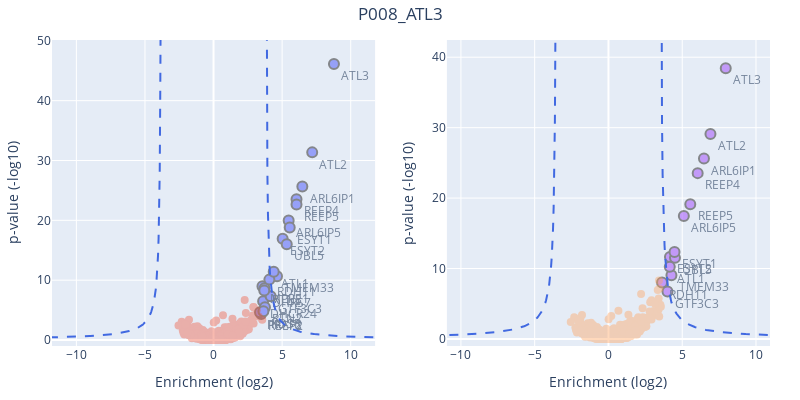

Notebook code for this chart:
### Markdown cell above
### Volcano plot!

### Code cell
imp.reload(pv)
pv.comparison_volcano(master, master2, 'P008_ATL3',[3.5,3.8], [4,3.5])

### Figure 1 — Plotly figure (JSON) as saved in the notebook; plotly's stock layout.template omitted (floating-point values rounded to 4 significant figures; data arrays with more than 128 entries replaced by an {"elided": "..."} marker saying what was removed)
{"data": [{"marker": {"line": {"width": 2}, "size": 10}, "mode": "markers+text", "opacity": 0.6, "text": ["REEP2", "ESYT2", "MPPE1", "DHCR24", "GTF3C3", "PRAF2", "TMEM33", "REEP4", "ATL3", "ARL6IP1", "RTN2", "UBL5", "KDSR", "ARL6IP5", "RTN3", "REEP5", "ATL2", "RDH11", "ATL1", "ESYT1", "DHRS7"], "textposition": "bottom right", "type": "scatter", "x": [3.472, 5.038, 3.565, 3.614, 4.163, 3.387, 4.629, 6.048, 8.777, 6.473, 3.748, 5.337, 3.635, 5.476, 3.722, 6.048, 7.192, 4.068, 4.386, 5.553, 3.696], "xaxis": "x", "y": [4.327, 16.94, 8.977, 6.468, 7.309, 4.622, 10.66, 23.54, 46.14, 25.64, 5.484, 16.01, 4.808, 19.98, 8.664, 22.66, 31.36, 10.09, 11.42, 18.79, 8.263], "yaxis": "y"}, {"marker": {"size": 8}, "mode": "markers", "opacity": 0.4, "text": {"elided": "3779 str values"}, "type": "scatter", "x": {"elided": "3779 float values"}, "xaxis": "x", "y": {"elided": "3779 float values"}, "yaxis": "y"}, {"line": {"color": "royalblue", "dash": "dash"}, "mode": "lines", "type": "scatter", "x": {"elided": "400 float values"}, "xaxis": "x", "y": {"elided": "400 float values"}, "yaxis": "y"}, {"marker": {"line": {"width": 2}, "size": 10}, "mode": "markers+text", "opacity": 0.6, "text": ["ESYT2", "GTF3C3", "TMEM33", "REEP4", "ATL3", "ARL6IP1", "UBL5", "ARL6IP5", "REEP5", "ATL2", "RDH11", "ATL1", "ESYT1"], "textposition": "bottom right", "type": "scatter", "x": [4.168, 4.001, 4.269, 6.048, 7.949, 6.473, 4.509, 5.109, 5.546, 6.913, 3.633, 4.156, 4.478], "xaxis": "x2", "y": [11.62, 6.754, 9.052, 23.54, 38.45, 25.64, 11.51, 17.45, 19.13, 29.09, 8.017, 10.24, 12.34], "yaxis": "y2"}, {"marker": {"size": 8}, "mode": "markers", "opacity": 0.4, "text": {"elided": "3787 str values"}, "type": "scatter", "x": {"elided": "3787 float values"}, "xaxis": "x2", "y": {"elided": "3787 float values"}, "yaxis": "y2"}, {"line": {"color": "royalblue", "dash": "dash"}, "mode": "lines", "type": "scatter", "x": {"elided": "400 float values"}, "xaxis": "x2", "y": {"elided": "400 float values"}, "yaxis": "y2"}], "layout": {"height": 400, "margin": {"b": 20, "l": 30, "r": 30, "t": 40}, "showlegend": false, "title": {"text": "P008_ATL3", "x": 0.5, "y": 0.98}, "width": 800, "xaxis": {"anchor": "y", "domain": [0, 0.45], "range": [-11.78, 11.78], "title": {"text": "Enrichment (log2)"}}, "xaxis2": {"anchor": "y2", "domain": [0.55, 1], "range": [-10.95, 10.95], "title": {"text": "Enrichment (log2)"}}, "yaxis": {"anchor": "x", "domain": [0, 1], "range": [-1, 50.14], "title": {"text": "p-value (-log10)"}}, "yaxis2": {"anchor": "x2", "domain": [0, 1], "range": [-1, 42.45], "title": {"text": "p-value (-log10)"}}}}
